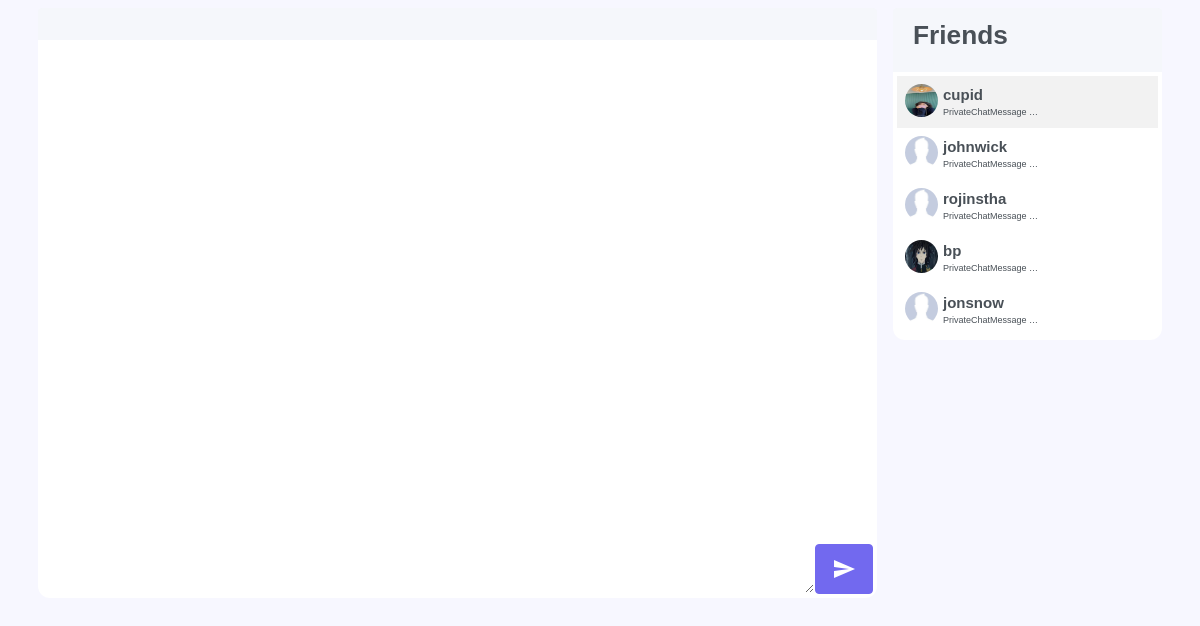
The app's page /chat/test_room/ (signed in), older data.
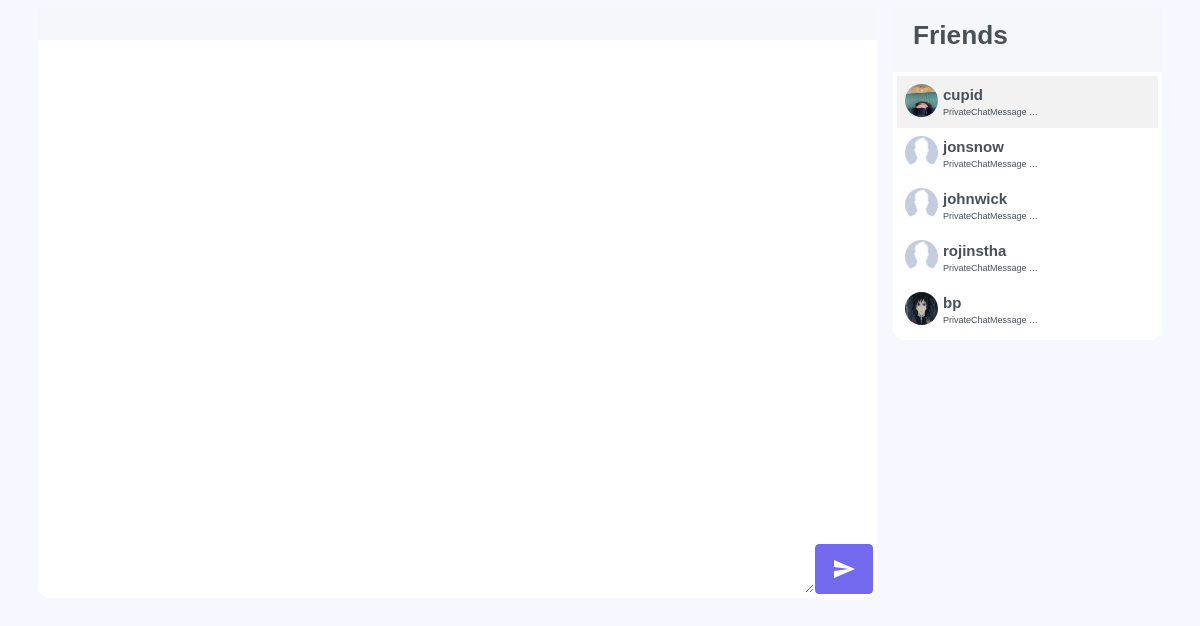
The same page, newer data.
### core/models.py (models this page shows)
class PrivateChatMessage(models.Model):
    chat_thread = models.ForeignKey(PrivateChatThread, null=True,blank=True, on_delete=models.CASCADE,related_name="private_message")
    sender= models.ForeignKey(settings.AUTH_USER_MODEL, on_delete=models.CASCADE,related_name='msg_sender')
    message_content = models.TextField(unique=False,blank=False,null=True)
    message_type = models.CharField(max_length=50,null=True,blank=True)
    timestamp = models.DateTimeField(auto_now_add=True)
    objects = PrivateChatMessageManager()

### accounts/models.py (models this page shows, shortened)
class CustomUser(AbstractUser):
    email                   = models.EmailField(_('email address'), unique=True)
    username                = models.CharField(max_length=30, unique=True)
    date_joined				= models.DateTimeField(verbose_name='date joined', auto_now_add=True)
    last_login				= models.DateTimeField(verbose_name='last login', auto_now=True)
    is_admin				= models.BooleanField(default=False)
    is_active				= models.BooleanField(default=True)
    is_staff				= models.BooleanField(default=False)
    is_superuser			= models.BooleanField(default=False)
    profile_image			= models.ImageField(max_length=255, upload_to='user_photos', null=True, blank=True, default=DEFAULT)
    hide_email				= models.BooleanField(default=True)
    status                  = models.IntegerField(default=0)
    USERNAME_FIELD = 'email'
    REQUIRED_FIELDS = ['username','first_name','last_name']
    objects = CustomUserManager()

### core/views.py (the view)
# urls.py: path('test_room/', views.test_room_view, name='private-chat-room'),
@login_required
def test_room_view(request,*args,**kwargs):
    room_id = request.GET.get("room_id")
    user = request.user
    context = {}
    context['m_and_f'] = get_recent_chatroom_messages(user)
    if room_id:
        context['room_id'] = room_id
    context['debug'] = DEBUG
    context['debug_mode'] = settings.DEBUG
    return render(request,"core/test_demo.html",context)

### friends/models.py (called while the page is built)
    def is_mutual_friend(self, friend):
        if friend in self.friends.all():
            return True
        else:
            return False

### core/templates/core/test_demo.html (shortened to what this page needs)
<html>
    {% load static %}
    <head>
    <link href="{% static 'assets/css/bootstrap.min.css' %}" id="bootstrap-style" rel="stylesheet" type="text/css" />
    <link rel="stylesheet" href="https://cdnjs.cloudflare.com/ajax/libs/highlight.js/10.2.0/styles/default.min.css" />
</head>
<div class="container">
	<div class="row">
		<div class="col-sm-9 m-0 p-2">
			<div class="card" id="id_chatroom_card">
				<div class="d-flex flex-row align-items-center card-header" id="id_room_title">
				</div>
				<div class="card-body p-1">
					<div class="d-flex flex-column" id="id_chat_log_container" >
						<div class="d-flex chat-log" id="id_chat_log">
						</div>
						<div class="d-flex flex-row chat-message-input-container">
							<textarea class="flex-grow-1 chat-message-input" id="id_chat_message_input"></textarea>
							<button class="btn btn-primary chat-message-submit-button">
								<span id="id_chat_message_submit" class="material-icons">send
								</span>
							</button>
						</div>
					</div>
				</div>
			</div>
		</div>
		<div class="col-sm-3 m-0 p-2">
			<div class="card">
				<div class="d-flex flex-row align-items-center card-header">
					<h3 >Friends</h3>
				</div>
				<div class="card-body p-1">
					<div class="d-flex flex-column friends-list-container ">
						{% for x in m_and_f %}
						<div class="d-flex flex-row p-2 friend-container flex-grow-1" onclick="onSelectFriend('{{x.friend.id}}')" id="id_friend_container_{{x.friend.id}}">
							<img class="profile-image rounded-circle img-fluid" id="id_friend_img_{{x.friend.id}}" src="{% static 'codingwithmitch/dummy_image.png' %}" >
							<div class="d-flex flex-column">
								<span class="username-span">{{x.friend.username}}</span>
								<span class="friend-message-span">{{x.message|truncatechars:20}}</span>
							</div>
						</div>
						{% endfor %}
					</div>
				</div>
			</div>
		</div>
	</div>
</div>
</html>

Row changes from the older to the newer data that the page shows:
no longer on this page (row edited): CustomUser: friend.username "jonsnow", message "PrivateChatMessage …"
added PrivateChatMessage: friend.username "jonsnow", message "PrivateChatMessage …"
